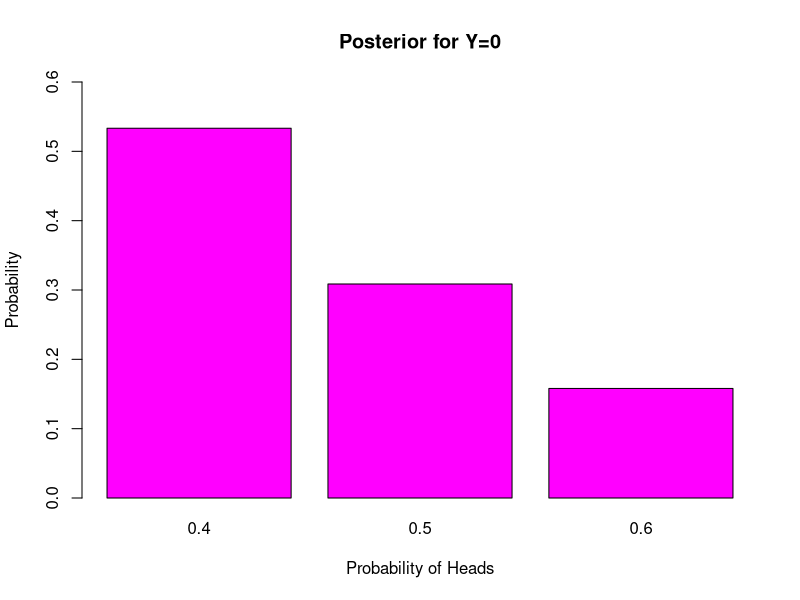
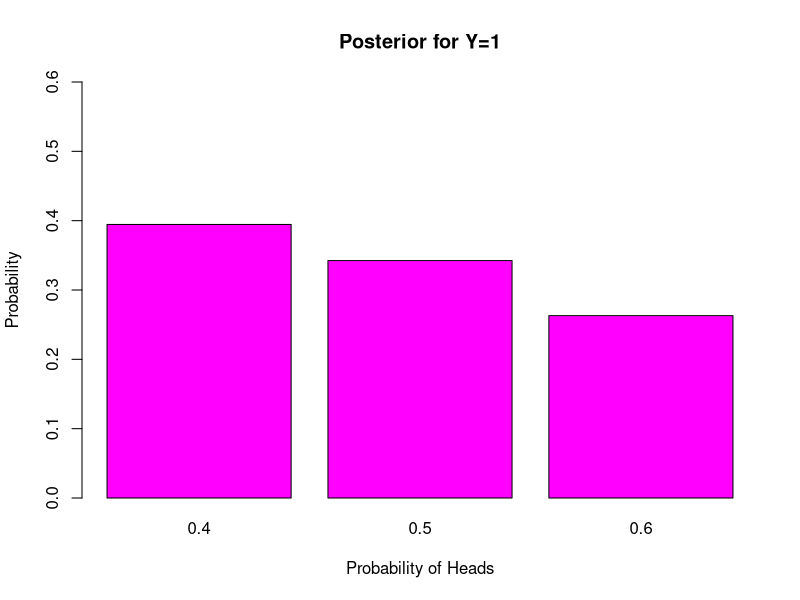
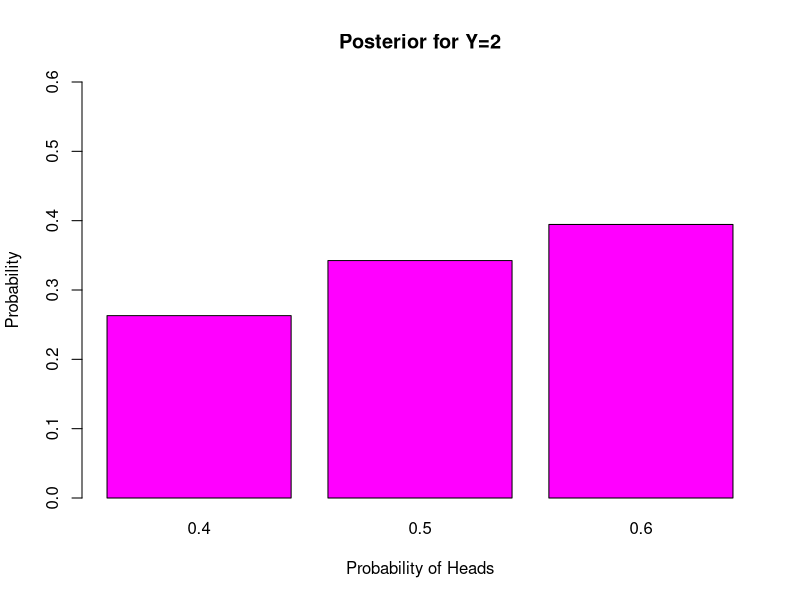
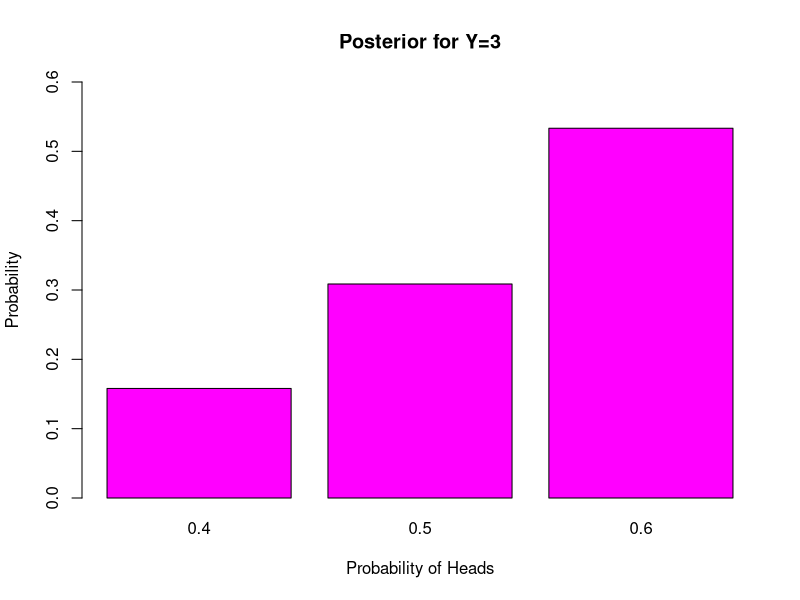

Generate these figures, in order, with R:
# February 16, 2026

# We now look at an example of
# discrete prior and discrete
# data.

# Suppose we have three coins in a
# box, which look identical to the
# eye:

# --- one coin has probability of heads 0.4
# --- one coin has probability of heads 0.5
# --- one coin has probability of heads 0.6

# Suppose a coin is chosen at random from the
# box and flipped three times. The number of
# heads among the three flips is observed.

# Y = the number of heads among the three flips

prior_p <- function(p){
   return(1/3)
}

prior <- c(prior_p(0.4),
           prior_p(0.5),
           prior_p(0.6))
prior

f_Ygivenp <- function(y,p){
   return(dbinom(y,3,p))
}

marginal_Yof0 <- f_Ygivenp(0,0.4)*prior_p(0.4) +
   f_Ygivenp(0,0.5)*prior_p(0.5) +
   f_Ygivenp(0,0.6)*prior_p(0.6)
marginal_Yof0

marginal_Yof1 <- f_Ygivenp(1,0.4)*prior_p(0.4) +
   f_Ygivenp(1,0.5)*prior_p(0.5) +
   f_Ygivenp(1,0.6)*prior_p(0.6)
marginal_Yof1

marginal_Yof2 <- f_Ygivenp(2,0.4)*prior_p(0.4) +
   f_Ygivenp(2,0.5)*prior_p(0.5) +
   f_Ygivenp(2,0.6)*prior_p(0.6)
marginal_Yof2

marginal_Yof3 <- f_Ygivenp(3,0.4)*prior_p(0.4) +
   f_Ygivenp(3,0.5)*prior_p(0.5) +
   f_Ygivenp(3,0.6)*prior_p(0.6)
marginal_Yof3

marginal <- c(marginal_Yof0, 
              marginal_Yof1,
              marginal_Yof2,
              marginal_Yof3)

marginal

sum(marginal)

posterior0 <- c(f_Ygivenp(0,0.4)*prior_p(0.4)/marginal_Yof0,
                f_Ygivenp(0,0.5)*prior_p(0.5)/marginal_Yof0,
                f_Ygivenp(0,0.6)*prior_p(0.6)/marginal_Yof0)

posterior0

sum(posterior0)

barplot(posterior0,names.arg=c(0.4,0.5,0.6),
        main="Posterior for Y=0",
        col="magenta", ylim=c(0,0.6),
        xlab="Probability of Heads",
        ylab="Probability")

posterior1 <- c(f_Ygivenp(1,0.4)*prior_p(0.4)/marginal_Yof1,
                f_Ygivenp(1,0.5)*prior_p(0.5)/marginal_Yof1,
                f_Ygivenp(1,0.6)*prior_p(0.6)/marginal_Yof1)

posterior1

sum(posterior1)

barplot(posterior1,names.arg=c(0.4,0.5,0.6),
        main="Posterior for Y=1",
        col="magenta", ylim=c(0,0.6),
        xlab="Probability of Heads",
        ylab="Probability")

posterior2 <- c(f_Ygivenp(2,0.4)*prior_p(0.4)/marginal_Yof2,
                f_Ygivenp(2,0.5)*prior_p(0.5)/marginal_Yof2,
                f_Ygivenp(2,0.6)*prior_p(0.6)/marginal_Yof2)

posterior2

sum(posterior2)

barplot(posterior2,names.arg=c(0.4,0.5,0.6),
        main="Posterior for Y=2",
        col="magenta", ylim=c(0,0.6),
        xlab="Probability of Heads",
        ylab="Probability")

posterior3 <- c(f_Ygivenp(3,0.4)*prior_p(0.4)/marginal_Yof3,
                f_Ygivenp(3,0.5)*prior_p(0.5)/marginal_Yof3,
                f_Ygivenp(3,0.6)*prior_p(0.6)/marginal_Yof3)

posterior3

sum(posterior3)

barplot(posterior3,names.arg=c(0.4,0.5,0.6),
        main="Posterior for Y=3",
        col="magenta", ylim=c(0,0.6),
        xlab="Probability of Heads",
        ylab="Probability")
